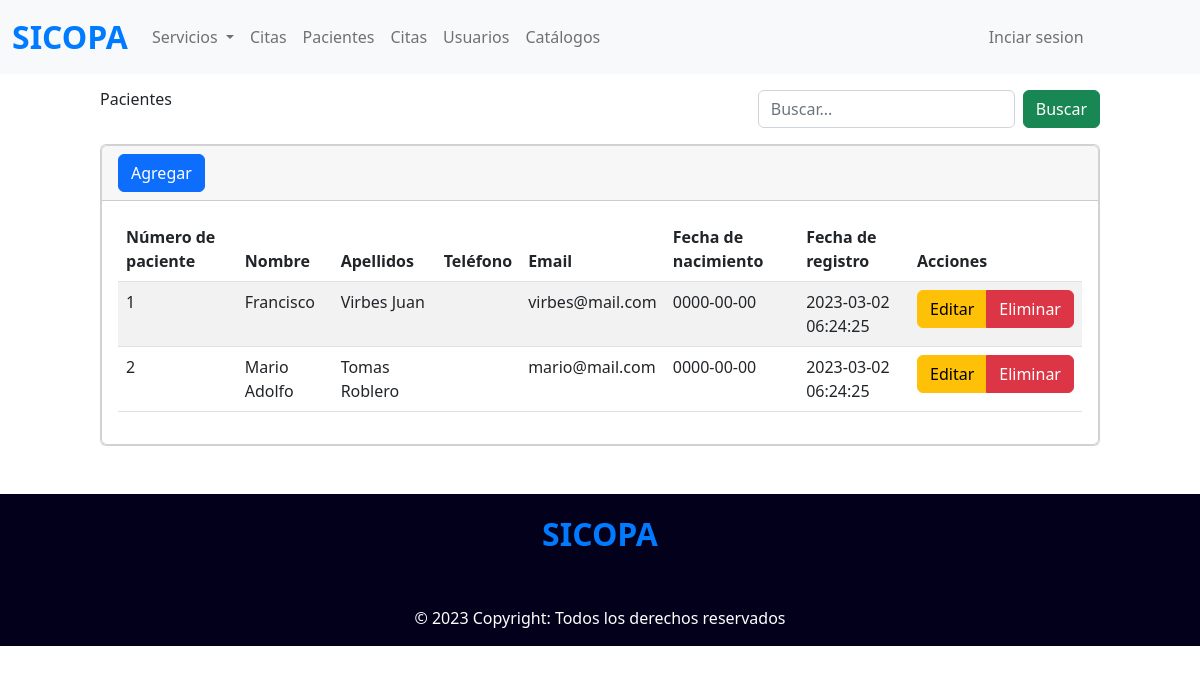
/pacientes, run on the app's committed database.
### tables this page shows
CREATE TABLE paciente (
	id_paciente INT PRIMARY KEY AUTO_INCREMENT NOT NULL,
    nombre VARCHAR(30) NOT NULL,
    apellidos VARCHAR(50) NOT NULL,
    fec_nac DATE NOT NULL,
    tel VARCHAR(30) NOT NULL,
    email VARCHAR(50), 
    password VARCHAR(120),
        
    fecha_registro TIMESTAMP DEFAULT CURRENT_TIMESTAMP
);

### index.php (called while the page is built, shortened)
<?php
require_once 'controllers/patient.controller.php';
require_once 'models/patient.model.php';
include 'views/templates/layout.php';

### models/connection.php (called while the page is built)
<?php
class Conexion {
    static public function conectar() {
        $link = new PDO('mysql:host=localhost;dbname=sicopa', 'root', '');
        $link -> exec('set names utf8');
        return $link;
    }
}

### models/patient.model.php (called while the page is built, shortened)
<?php
require_once 'connection.php';
class PatientModel{
    public static function getPatient(){
        $sql = 'SELECT * FROM paciente';
        $stmt = Conexion::conectar() -> prepare ($sql);
        $stmt -> execute();
        return $stmt -> fetchAll(PDO::FETCH_ASSOC);
    }
}

### controllers/patient.controller.php (called while the page is built, shortened)
<?php
class PatientController {
    public static function getPatient() {
        return PatientModel::getPatient();
    }
}

### views/modules/pacientes.php (the view, shortened to what this page needs)
<section class="container">
    <div class="mt-3 buscador">
        <h2>Pacientes</h2>
        <form class="d-flex">
            <input class="form-control me-2" type="search" placeholder="Buscar..." aria-label="Search">
            <button class="btn btn-success" type="submit">Buscar</button>
        </form>
    </div>
    <div class="mt-3 card">
        <div class="card">
            <div class="card-header">
                <button type="button" class="btn btn-primary" data-bs-toggle="modal" data-bs-target="#exampleModal">
                    Agregar
                </button>
            </div>
            <div class="card-body">
                <div class="table-responsive">
                    <table class="table table-striped">
                        <thead>
                            <tr>
                                <th scope="col">Número de paciente</th>
                                <th>Nombre</th>
                                <th>Apellidos</th>
                                <th>Teléfono</th>
                                <th>Email</th>
                                <th>Fecha de nacimiento</th>
                                <th>Fecha de registro</th>
                                <th>Acciones</th>
                            </tr>
                        </thead>
                        <tbody>
                        <?php
                        $patient = PatientController::getPatient();
                        foreach ($patient as $registro) { ?>
                            <tr>
                                <td scope="row"><?php echo $registro['id_paciente']; ?></td>
                                <td><?php echo $registro['nombre']; ?></td>
                                <td><?php echo $registro['apellidos']; ?></td>
                                <td><?php echo $registro['tel']; ?></td>
                                <td><?php echo $registro['email']; ?></td>
                                <td><?php echo $registro['fec_nac']; ?></td>
                                <td><?php echo $registro['fecha_registro']; ?></td>
                                <td>
                                    <div class="btn-group" role="group" aria-label="Basic mixed styles example">
                                        <button type="button" class="btn btn-warning">Editar</button>
                                        <a name="eliminar" type="submit" id="btnBorrar" class="btn btn-danger" href="pacientes?txtID=<?php echo $registro['id_paciente']; ?>" role="button">Eliminar</a>
                                    </div>
                                </td>
                            </tr>
                        <?php } ?>
                        </tbody>
                    </table>
                </div>
            </div>
        </div>
    </div>
</section>

### views/templates/layout.php (shortened to what this page needs)
<!doctype html>
<html lang="en">
<head>
    <link href="https://cdn.jsdelivr.net/npm/bootstrap@5.2.1/dist/css/bootstrap.min.css" rel="stylesheet">
    <link rel="stylesheet" href="https://cdn.jsdelivr.net/npm/bootstrap-icons@1.10.3/font/bootstrap-icons.css">
    <link rel="stylesheet" href="<?php echo SERVER_URL ?>views/css/estilos.css">
    <link rel="stylesheet" href="<?php echo SERVER_URL ?>views/css/table.responsive.css">
    <link rel="stylesheet" href="<?php echo SERVER_URL ?>views/css/tailwind.min.css" media="screen,projection">
</head>
<body>
    <?php
    if (isset($_GET["ruta"])) {
        $ruta = $_GET['ruta'];
        if (
            $ruta == "citas" ||
            $ruta == "pacientes" ||
            $ruta == "usuarios" ||
            $ruta == "main" ||
            $ruta == "inicio" ||
            $ruta == "salir"
        ) {
            include 'header.php';
            include "views/modules/{$ruta}.php";
        }
    } else {
        include 'header.php';
        include "views/modules/main.php";
    }
    include 'footer.php';
    ?>
</body>

### views/templates/header.php (shortened to what this page needs)
<header>
    <nav class="navbar navbar-expand-lg navbar-light bg-light">
        <div class="container-fluid">
            <a class="logo navbar-brand" href="main">SICOPA</a>
            <div class="collapse navbar-collapse" id="navbarNav">
                <div class="sesion">
                    <ul class="navbar-nav">
                        <li class="nav-item dropdown">
                            <a class="nav-link dropdown-toggle" href="#" id="navbarScrollingDropdown" role="button" data-bs-toggle="dropdown" aria-expanded="false">
                                Servicios
                            </a>
                        </li>
                        <li class="nav-item">
                            <a class="nav-link" href="#">Citas</a>
                        </li>
                        <li class="nav-item">
                            <a class="nav-link" href="pacientes">Pacientes</a>
                        </li>
                        <li class="nav-item">
                            <a class="nav-link" href="citas">Citas</a>
                        </li>
                        <li class="nav-item">
                            <a class="nav-link" href="usuarios">Usuarios</a>
                        </li>
                        <li class="nav-item">
                            <a class="nav-link" href="usuarios">Catálogos</a>
                        </li>
                    </ul>
                    <div class="dropdown">
                        <?php
                        if (isset($_SESSION['usuario'])) {
                            echo '
                                <a class="nav-link" href="#" id="navbarScrollingDropdown" role="button" data-bs-toggle="dropdown" aria-expanded="false">
                                    '.$_SESSION["nombre"].' '.$_SESSION["apellidos"].'
                                </a>
                                <ul class="dropdown-menu espacio" aria-labelledby="navbarScrollingDropdown">
                                    <li><a class="dropdown-item" href="salir">Salir</a></li>
                                </ul>
                            ';
                        } else {
                            echo '
                                <a class="nav-link" href="#" id="navbarScrollingDropdown" role="button" data-bs-toggle="dropdown" aria-expanded="false">
                                    Inciar sesion
                                </a>
                                <ul class="dropdown-menu espacio" aria-labelledby="navbarScrollingDropdown">
                                    <li><a class="dropdown-item" href="login/paciente">Paciente</a></li>
                                    <li><a class="dropdown-item" href="login/doctor">Doctor</a></li>
                                </ul>
                            ';
                        }
                        ?>
                    </div>
                </div>
            </div>
        </div>
    </nav>
</header>

### views/templates/footer.php (shortened to what this page needs)
<footer class="mt-5 text-center text-lg-start">
  <div class="text-center p-3">
    <a class="logo navbar-brand" href="main">SICOPA</a>
    <p class="mt-5">© 2023 Copyright: Todos los derechos reservados</p>
  </div>
</footer>

### views/css/estilos.css (style rules this page uses)
.sesion a { color: #0000008c; }
.logo { color: #007bff; font-size: 2rem; font-weight: bold; }
@media (min-width: 768px) { .buscador { display: flex; justify-content: space-between; } }
@media (min-width: 768px) { .sesion { width: 90%; display: flex; justify-content: space-between; align-items: center; } }
footer { color: white; background-color: #03001C; }

### data on the page
paciente: id_paciente "1", nombre "Francisco", apellidos "Virbes Juan", email "virbes@mail.com", fec_nac "0000-00-00", fecha_registro "2023-03-02 06:24:25"
paciente: id_paciente "2", nombre "Mario Adolfo", apellidos "Tomas Roblero", email "mario@mail.com", fec_nac "0000-00-00", fecha_registro "2023-03-02 06:24:25"
